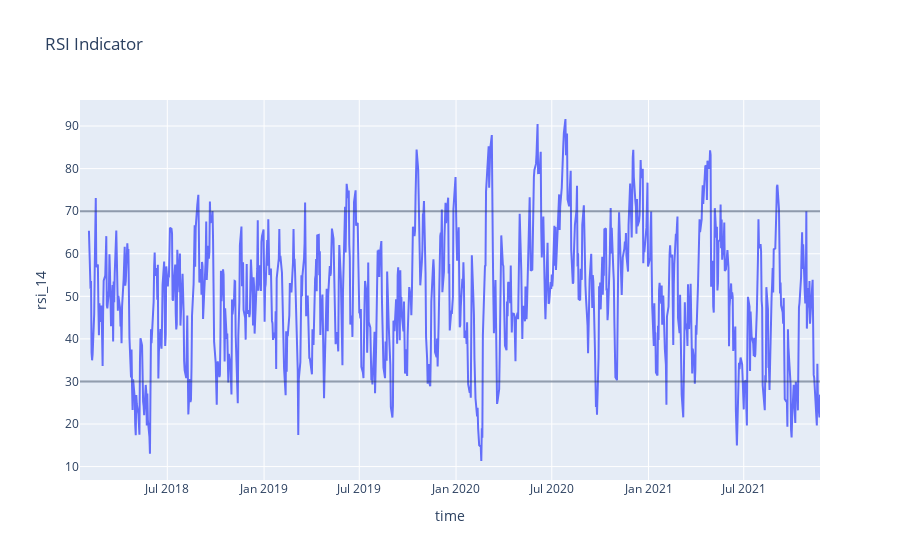

This figure's notebook cell:
### Markdown cell above
## Calculating RSI Indicator

To find details how the indicator is calculated, watch this video: https://youtu.be/vT0-eLOw5Uk

### Code cell
# setting the RSI Period
rsi_period = 14

# to calculate RSI, we first need to calculate the exponential weighted aveage gain and loss during the period
df['gain'] = (df['close'] - df['open']).apply(lambda x: x if x > 0 else 0)
df['loss'] = (df['close'] - df['open']).apply(lambda x: -x if x < 0 else 0)

# here we use the same formula to calculate Exponential Moving Average
df['ema_gain'] = df['gain'].ewm(span=rsi_period, min_periods=rsi_period).mean()
df['ema_loss'] = df['loss'].ewm(span=rsi_period, min_periods=rsi_period).mean()

# the Relative Strength is the ratio between the exponential avg gain divided by the exponential avg loss
df['rs'] = df['ema_gain'] / df['ema_loss']

# the RSI is calculated based on the Relative Strength using the following formula
df['rsi_14'] = 100 - (100 / (df['rs'] + 1))

# displaying the results
display(df[['time', 'rsi_14', 'rs', 'ema_gain', 'ema_loss']])

# plotting the RSI
fig_rsi = px.line(df, x='time', y='rsi_14', title='RSI Indicator')

# RSI commonly uses oversold and overbought levels, usually at 70 and 30
overbought_level = 70
orversold_level = 30

# adding oversold and overbought levels to the plot
fig_rsi.add_hline(y=overbought_level, opacity=0.5)
fig_rsi.add_hline(y=orversold_level, opacity=0.5)

# showing the RSI Figure
display(fig_rsi)

### Figure 1 — Plotly figure (JSON) as saved in the notebook; plotly's stock layout.template omitted (floating-point values rounded to 4 significant figures; data arrays with more than 128 entries replaced by an {"elided": "..."} marker saying what was removed)
{"data": [{"hovertemplate": "time=%{x}<br>rsi_14=%{y}<extra></extra>", "legendgroup": "", "line": {"color": "#636efa", "dash": "solid"}, "mode": "lines", "name": "", "orientation": "v", "showlegend": false, "type": "scatter", "x": {"elided": "1000 str values"}, "xaxis": "x", "y": {"elided": "1000 float values"}, "yaxis": "y"}], "layout": {"legend": {"tracegroupgap": 0}, "shapes": [{"opacity": 0.5, "type": "line", "x0": 0, "x1": 1, "xref": "x domain", "y0": 70, "y1": 70, "yref": "y"}, {"opacity": 0.5, "type": "line", "x0": 0, "x1": 1, "xref": "x domain", "y0": 30, "y1": 30, "yref": "y"}], "title": {"text": "RSI Indicator"}, "xaxis": {"anchor": "y", "domain": [0, 1], "title": {"text": "time"}}, "yaxis": {"anchor": "x", "domain": [0, 1], "title": {"text": "rsi_14"}}}}
